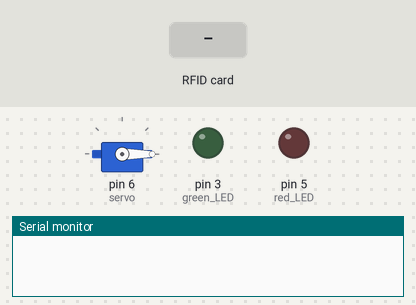
Bench run of a sketch on a simulated Arduino Uno, built with avr-gcc and run on an emulated ATmega328P. Parts: servo, output pins drawn as LEDs (lit = HIGH), the last lines printed to the serial monitor. Inputs (shaded band) come from the test bench. Pins used as bus, display or sensor lines are not drawn.

Above: at 1.2 s.
1.3 s: RFID card 5E 7A 19 C4 held to the reader
At 2.4 s:
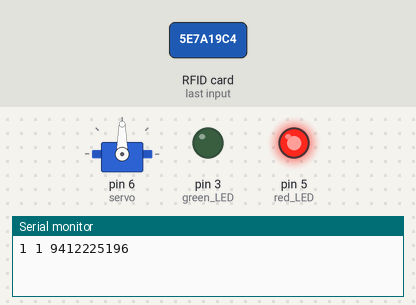
2.8 s: RFID card 5E 7A 19 C4 held to the reader
At 4.0 s:
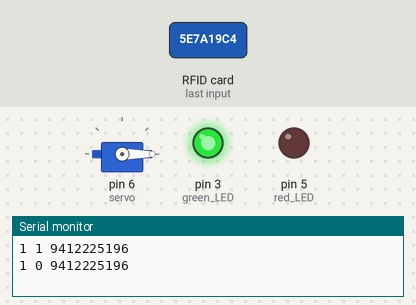
Timing chart, 0 to 5.8 s (numbered marks = the images above; inputs shaded):
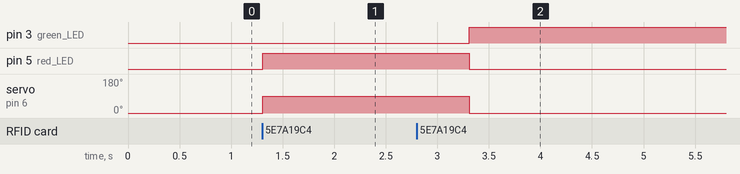

The sketch:

ArduinoDriver.ino
```cpp
#include <SPI.h>
#include <RFID.h>
#include <Servo.h>
#define SS_PIN 10
#define RST_PIN 9

Servo servo;
RFID rfid(SS_PIN, RST_PIN);
int currentRfid[4];
int savedRfid[4];

void setup() {
  Serial.begin(9600); // 9600 bits per second
  //Serial.println(1);
  SPI.begin();
  rfid.init();
  servo.attach(6); // servo motor's port
  servo.write(0); // initialize to unlocked position
  savedRfid[0] = -1; // default RFID value
  pinMode(5, OUTPUT); //red LED
  pinMode(3, OUTPUT); //green LED
}

void loop() {
  if (rfid.isCard()) {
    if (rfid.readCardSerial()) {
	    currentRfid[0] = rfid.serNum[0];
	    currentRfid[1] = rfid.serNum[1];
	    currentRfid[2] = rfid.serNum[2];
	    currentRfid[3] = rfid.serNum[3];

      if (savedRfid[0] == -1){ // to lock
        savedRfid[0] = currentRfid[0];
	      savedRfid[1] = currentRfid[1];
	      savedRfid[2] = currentRfid[2];
	      savedRfid[3] = currentRfid[3];
        digitalWrite(5, HIGH);
        digitalWrite(3, LOW);
        Serial.println("1 1 " + String(rfid.serNum[0]) + "" + String(rfid.serNum[1]) + "" + String(rfid.serNum[2]) + "" + String(rfid.serNum[3]));
        servo.write(90);
      } else if (currentRfid[0] == savedRfid[0] && currentRfid[1] == savedRfid[1] && currentRfid[2] == savedRfid[2] && currentRfid[3] == savedRfid[3]) { // to unlock
        savedRfid[0] = -1;
        Serial.println("1 0 " + String(rfid.serNum[0]) + "" + String(rfid.serNum[1]) + "" + String(rfid.serNum[2]) + "" + String(rfid.serNum[3]));
        digitalWrite(5, LOW);
        digitalWrite(3, HIGH);
        servo.write(0);
      } else { // to remain locked if RFID does not work
        for(int i = 0; i < 10; i++){
          digitalWrite(5, i % 2 == 0 ? HIGH : LOW);
          digitalWrite(3, i % 2 == 0 ? LOW : HIGH);
          delay(250);
        }
        Serial.println("0 1 " + String(rfid.serNum[0]) + "" + String(rfid.serNum[1]) + "" + String(rfid.serNum[2]) + "" + String(rfid.serNum[3]));
      }
      delay(2000);
    }
    rfid.halt();
  }
}
```

Measured:
- after the input at 1.3 s, pin 5 (red_LED): LOW → HIGH at once; servo on pin 6 (servo): 0° → 90° at once
- after the input at 2.8 s, pin 3 (green_LED): LOW → HIGH after 0.51 s; pin 5 (red_LED): HIGH → LOW after 0.51 s; servo on pin 6 (servo): 90° → 0° after 0.51 s
